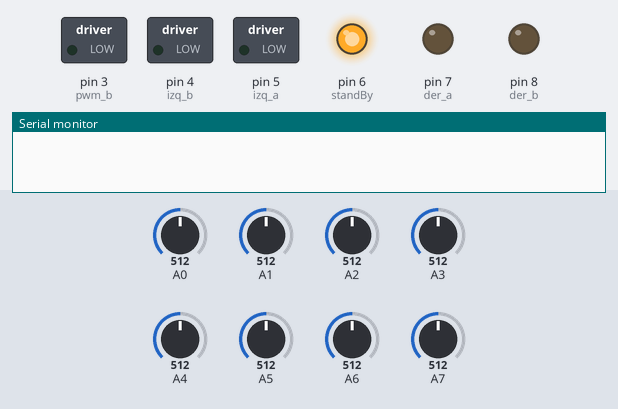
The sketch below on a simulated Arduino Nano, built with avr-gcc and run on an emulated ATmega328P. On the bench: switched loads named in the sketch (green lamp = pin HIGH), output pins drawn as LEDs (lit = HIGH), the last lines printed to the serial monitor. Inputs (shaded band) come from the test bench; at power-on: A0 = 512, A1 = 512, A2 = 512, A3 = 512, A4 = 512, A5 = 512, A6 = 512, A7 = 512. Pins used as bus, display or sensor lines are not drawn.

Above: at 0.1 s.
At 11.5 s:
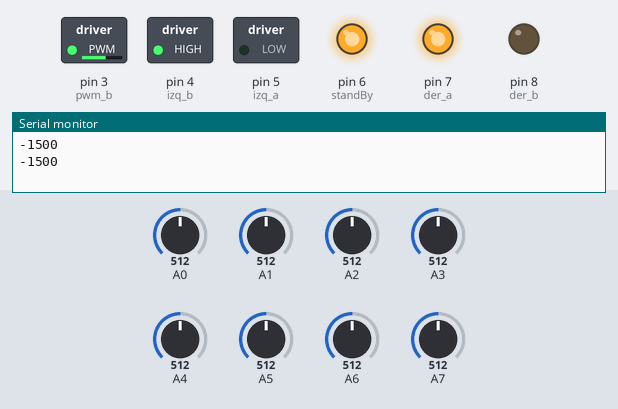
Timing chart, 0 to 13.0 s (numbered marks = the images above):
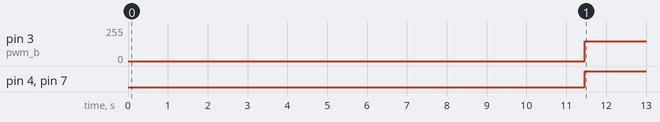

The sketch:

prueba_qtr.ino
```cpp
#include <QTRSensors.h>

QTRSensors qtr;
uint16_t sensors[8];

#define EMITTER_PIN 9

const int pwm_a = 9;
const int der_a = 7;
const int der_b = 8;
const int pwm_b = 3;
const int izq_a = 5;
const int izq_b = 4;
const int standBy = 6;
float velDer=150,velIzq=150;
float speed=150;


float Kp = 0;//edit
float Ki = 0;
float Kd = 0;
uint8_t multiP = 1;//edit
uint8_t multiI  = 1;
uint8_t multiD = 1;
uint8_t Kpfinal;
uint8_t Kifinal;
uint8_t Kdfinal;
float Pvalue;
float Ivalue;
float Dvalue;
int P, D, I, previousError, PIDvalue, error;

void motor_drive(){
    analogWrite(pwm_a,velDer);
    digitalWrite(der_a,HIGH);
    digitalWrite(der_b,LOW);
    analogWrite(pwm_b,velIzq);
    digitalWrite(izq_a,LOW);
    digitalWrite(izq_b,HIGH);
}

void PID_Linefollow(int error){
    P = error;
    I = I + error;
    D = error - previousError;

    Pvalue = (Kp/pow(10,multiP))*P;
    Ivalue = (Ki/pow(10,multiI))*I;
    Dvalue = (Kd/pow(10,multiD))*D;

    float PIDvalue = Pvalue + Ivalue + Dvalue;
    previousError = error;

    velIzq = speed - PIDvalue;
    velDer = speed + PIDvalue;

    if (velIzq > 255) {
      velIzq = 255;
    }
    if (velIzq < -255) {
      velIzq = -255;
    }
    if (velDer > 255) {
      velDer = 255;
    }
    if (velDer < -255) {
      velDer = -255;
    }
    motor_drive();
}

void setup()
{
Serial.begin(9600);

    pinMode(standBy, OUTPUT);
    pinMode(pwm_a, OUTPUT);
    pinMode(der_a, OUTPUT);
    pinMode(der_b, OUTPUT);
    pinMode(pwm_b, OUTPUT);
    pinMode(izq_a, OUTPUT);
    pinMode(izq_b, OUTPUT);

digitalWrite(standBy, HIGH);
     qtr.setTypeAnalog();
  qtr.setSensorPins((const uint8_t[]){A0, A1, A2, A3, A4, A5, A6, A7}, 8);
  qtr.setEmitterPin(9);
  for (uint8_t i = 0; i < 250; i++)
  {
    qtr.calibrate();
    delay(20);
  }
}
void loop()
{

  int16_t position = qtr.readLineBlack(sensors);

  int16_t error = 2000 - position;
    Serial.println(error);
    delay(200);
    PID_Linefollow(error);
}
```

Measured:
- by itself, pin 3 (pwm_b): 0/255 → 150/255 at 11.5 s
- by itself, pin 4 (izq_b), pin 7 (der_a): LOW → HIGH at 11.5 s
